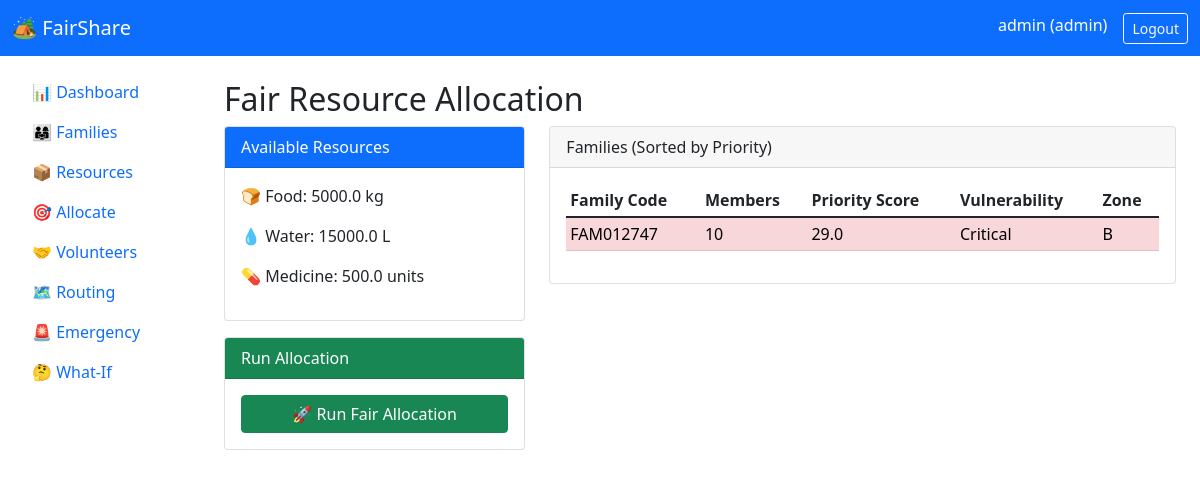
/allocate (signed in), run on the app's committed database.
### app.py (models this page shows, shortened)
class User(UserMixin, db.Model):
    __tablename__ = 'users'
    id = db.Column(db.Integer, primary_key=True)
    username = db.Column(db.String(80), unique=True)
    email = db.Column(db.String(120), unique=True)
    password_hash = db.Column(db.String(200))
    role = db.Column(db.String(20))

class Resource(db.Model):
    __tablename__ = 'resources'
    id = db.Column(db.Integer, primary_key=True)
    resource_type = db.Column(db.String(50))
    quantity = db.Column(db.Float, default=0)
    unit = db.Column(db.String(20))
    last_updated = db.Column(db.DateTime, default=datetime.utcnow)

class Family(db.Model):
    __tablename__ = 'families'
    id = db.Column(db.Integer, primary_key=True)
    family_code = db.Column(db.String(20), unique=True)
    head_name = db.Column(db.String(100))
    total_members = db.Column(db.Integer, default=1)
    children_count = db.Column(db.Integer, default=0)
    elderly_count = db.Column(db.Integer, default=0)
    disabled_count = db.Column(db.Integer, default=0)
    sick_count = db.Column(db.Integer, default=0)
    pregnant_count = db.Column(db.Integer, default=0)
    food_need = db.Column(db.Integer, default=2)
    water_need = db.Column(db.Integer, default=2)
    medicine_need = db.Column(db.Integer, default=2)
    shelter_need = db.Column(db.Integer, default=2)
    camp_zone = db.Column(db.String(10))
    tent_number = db.Column(db.String(20))
    priority_score = db.Column(db.Float, default=0)
    registration_date = db.Column(db.DateTime, default=datetime.utcnow)
    is_active = db.Column(db.Boolean, default=True)
    def get_vulnerability_level(self):
        if self.priority_score >= 15:
            return "Critical"
        elif self.priority_score >= 10:
            return "High"
        elif self.priority_score >= 5:
            return "Medium"
        return "Low"

### app.py (the view)
@app.route('/allocate', methods=['GET', 'POST'])
@login_required
def allocate():
    if request.method == 'POST':
        count = fair_allocation()
        flash(f'Allocated to {count} families!', 'success')
        return redirect(url_for('dashboard'))
    families = Family.query.filter_by(is_active=True).order_by(Family.priority_score.desc()).all()
    resources = {r.resource_type: r.quantity for r in Resource.query.all()}
    return render_template('allocate.html', families=families, resources=resources)

### app.py (called while the page is built)
@login_manager.user_loader
def load_user(user_id):
    return User.query.get(int(user_id))

### templates/allocate.html
{% extends "base.html" %}
{% block content %}
<h2>Fair Resource Allocation</h2>
<div class="row">
    <div class="col-md-4">
        <div class="card mb-3">
            <div class="card-header bg-primary text-white">Available Resources</div>
            <div class="card-body">
                <p>🍞 Food: {{ resources.get('food', 0) }} kg</p>
                <p>💧 Water: {{ resources.get('water', 0) }} L</p>
                <p>💊 Medicine: {{ resources.get('medicine', 0) }} units</p>
            </div>
        </div>
        <div class="card">
            <div class="card-header bg-success text-white">Run Allocation</div>
            <div class="card-body">
                <form method="POST">
                    <button type="submit" class="btn btn-success w-100">🚀 Run Fair Allocation</button>
                </form>
            </div>
        </div>
    </div>
    <div class="col-md-8">
        <div class="card">
            <div class="card-header">Families (Sorted by Priority)</div>
            <div class="card-body" style="max-height: 500px; overflow-y: auto;">
                <table class="table table-sm">
                    <thead>
                        <tr><th>Family Code</th><th>Members</th><th>Priority Score</th><th>Vulnerability</th><th>Zone</th></tr>
                    </thead>
                    <tbody>
                        {% for f in families %}
                        <tr class="{% if f.priority_score >= 15 %}table-danger{% elif f.priority_score >= 10 %}table-warning{% endif %}">
                            <td>{{ f.family_code }}</td>
                            <td>{{ f.total_members }}</td>
                            <td>{{ f.priority_score }}</td>
                            <td>{{ f.get_vulnerability_level() }}</td>
                            <td>{{ f.camp_zone }}</td>
                        </tr>
                        {% endfor %}
                    </tbody>
                </table>
            </div>
        </div>
    </div>
</div>
{% endblock %}

### templates/base.html (shortened to what this page needs)
<!DOCTYPE html>
<html lang="en">
<head>
    <link href="https://cdn.jsdelivr.net/npm/bootstrap@5.1.3/dist/css/bootstrap.min.css" rel="stylesheet">
    <link rel="stylesheet" href="https://cdnjs.cloudflare.com/ajax/libs/font-awesome/6.0.0/css/all.min.css">
</head>
<body>
    <nav class="navbar navbar-dark bg-primary">
        <div class="container-fluid">
            <a class="navbar-brand" href="/">🏕️ FairShare</a>
            {% if current_user.is_authenticated %}
                <div class="d-flex text-white">
                    <span class="me-3">{{ current_user.username }} ({{ current_user.role }})</span>
                    <a href="/logout" class="btn btn-sm btn-outline-light">Logout</a>
                </div>
            {% endif %}
        </div>
    </nav>
    <div class="container-fluid">
        <div class="row">
            {% if current_user.is_authenticated %}
            <div class="col-md-2 bg-white p-3" style="min-height: 100vh;">
                <a class="nav-link" href="/dashboard">📊 Dashboard</a>
                <a class="nav-link" href="/families">👨‍👩‍👧 Families</a>
                <a class="nav-link" href="/resources">📦 Resources</a>
                <a class="nav-link" href="/allocate">🎯 Allocate</a>
                <a class="nav-link" href="/volunteers">🤝 Volunteers</a>
                <a class="nav-link" href="/routing">🗺️ Routing</a>
                <a class="nav-link" href="/emergency">🚨 Emergency</a>
                <a class="nav-link" href="/whatif">🤔 What-If</a>
            </div>
            <div class="col-md-10 p-4">
            {% else %}
            <div class="col-md-12 p-4">
            {% endif %}
                {% block content %}{% endblock %}
            </div>
        </div>
    </div>
</body>
</html>

### data on the page
User: username "admin", role "admin"
Resource: get "5000.0"
Resource: get "15000.0"
Resource: get "500.0"
Family: family_code "FAM012747", total_members "10", priority_score "29.0", get_vulnerability_level "Critical", camp_zone "B"
